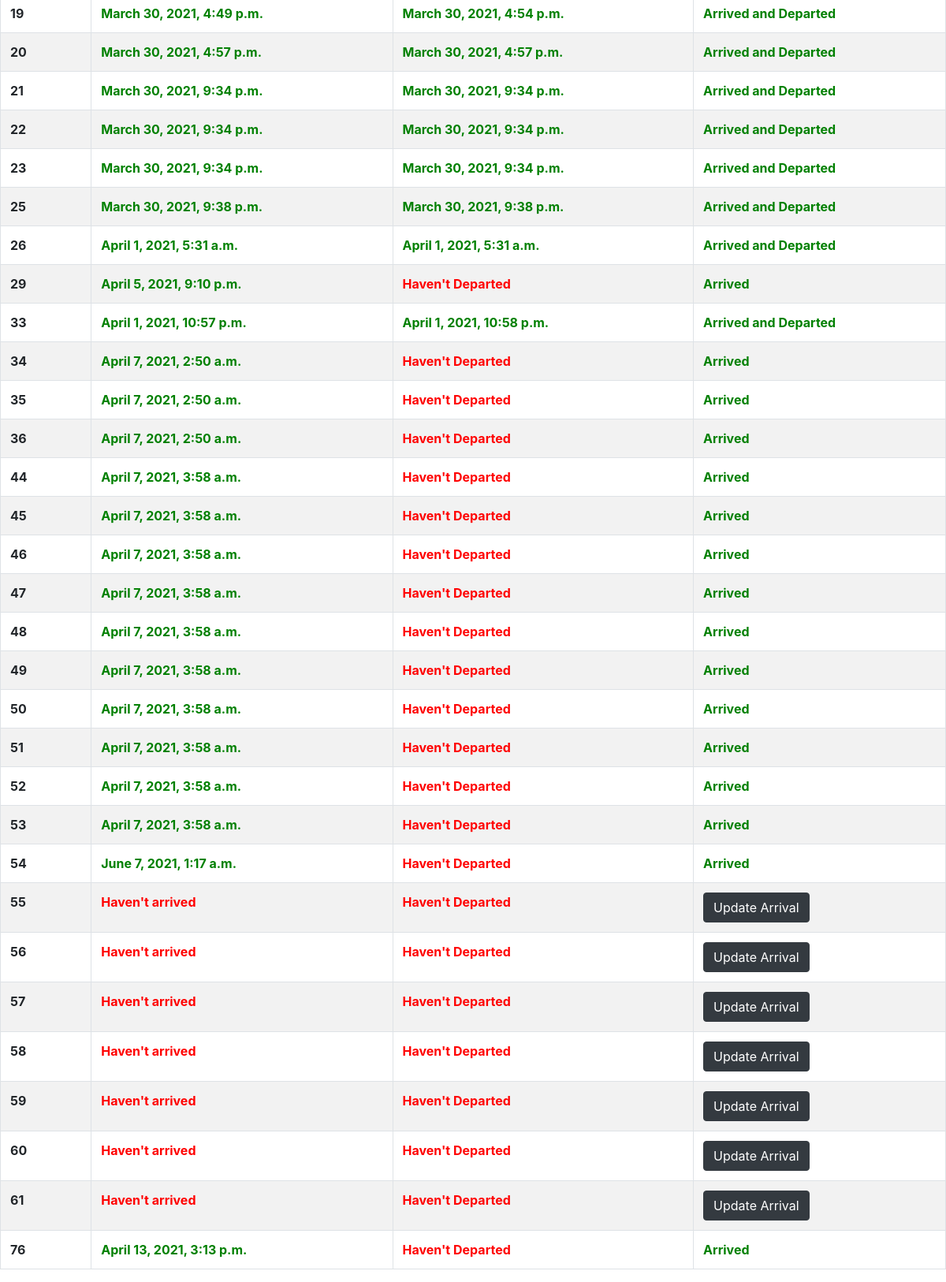
Page /dashboard/district/thane/ (signed in, lower part) on the earlier database version.
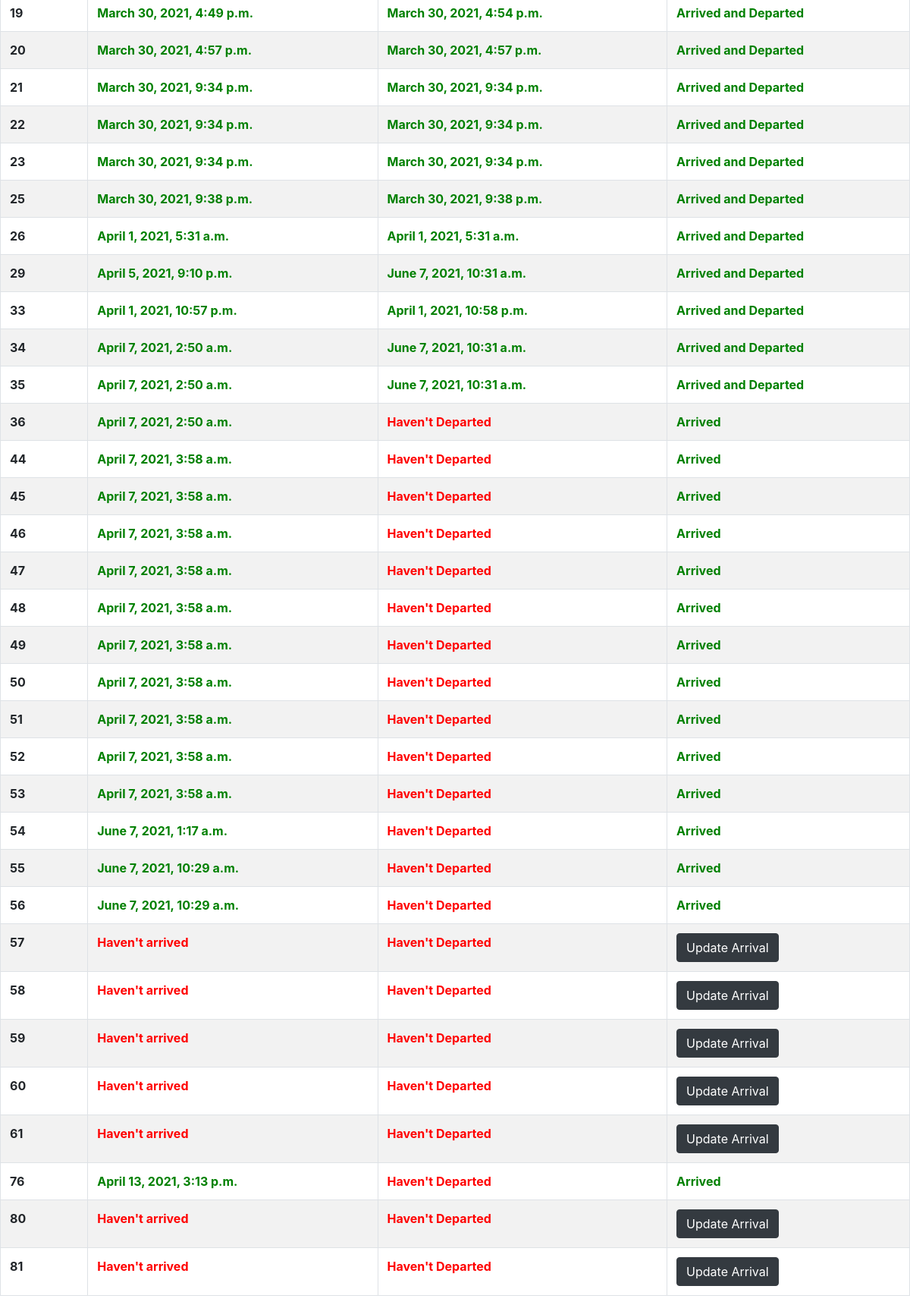
Same page on the later database version.
### vaccine_app/models.py (models this page shows, shortened)
class DistrictVaccineData(models.Model):
    district = models.ForeignKey(District,on_delete=models.CASCADE,related_name="districtVaccine")
    lot = models.OneToOneField(VaccineLot, on_delete=models.CASCADE,related_name="districtVaccine")
    arrivalTimestamp = models.DateTimeField(blank = True, null=True, default=None)
    departureTimestamp = models.DateTimeField(blank = True, null=True, default=None)

class VaccineLot(models.Model):
    lotId = models.AutoField(primary_key=True)
    status=models.CharField(max_length = 20, choices = lot_status, default = 'produced')
    productionTimestamp = models.DateTimeField(auto_now_add=True)
    departureTimestamp = models.DateTimeField(blank = True, null=True, default=None)
    countOfDosesConsumed = models.IntegerField(default = 0)

### vaccine_app/views.py (the view, shortened to what this page needs)
# urls.py: path('dashboard/district/<name>/',views.district_dash,name='district_dash'),
@login_required
def district_dash(request,name):
    if name=="":
        return redirect('dashboard')
    if verify(request,"district",name):
        district_obj=District.objects.get(name=name)
        centers = Center.objects.filter(district=district_obj)
        vaccine_lots = DistrictVaccineData.objects.filter(district = district_obj)
        error=[]
        return render(request,'district_dash.html',{'centers':centers, 'error':error, 'vaccine_lots':vaccine_lots,'name':name})
    else:
        return redirect('dashboard')

### vaccine_app/views.py (called while the page is built, shortened)
def verify(request,district_or_center,name):
    if district_or_center=="district":
        user=request.user
        if District.objects.filter(name=name).exists():
            district_obj=District.objects.get(name=name)
            if AccessControlListDistrict.objects.filter(person=user,district=district_obj).exists() and user.is_districtadmin:
                return True
            else:
                print("access is not there for user "+user.email)
                return False
        else:
            print("District name is invalid")
            return False
    else:
        print("Invalid district_or_center value")
        return False

### templates/district_dash.html (shortened to what this page needs)
{% extends 'base.html' %}
    {% block content %}
        <br><br>
          <br><br>
          <table class="table table-striped table-bordered">
            <tbody>
            {% for lot in vaccine_lots %}
              <tr>
                <th scope="row">{{ lot.lot.lotId }}</th>
                <td>
                  {% if lot.arrivalTimestamp == None %}
                    <b style="color:red;">Haven't arrived</b>
                  {% else %}
                    <b style="color:green;">{{lot.arrivalTimestamp}}</b>
                  {% endif %}
                </td>
                <td>
                  {% if lot.departureTimestamp == None %}
                    <b style="color:red;">Haven't Departed</b>
                  {% else %}
                    <b style="color:green;">{{lot.departureTimestamp}}</b>
                  {% endif %}
                </td>
                {% if lot.arrivalTimestamp == None %}
                  <td><a href="/district/{{name}}/updateArrivalTimeDistrict/{{ lot.lot.lotId }}"><button type="button" class="btn btn-dark">Update Arrival</button></a>
                {% else %}
                  <td>
                    <b style="color:green;">Arrived
                    {% if lot.departureTimestamp != None %}
                    and Departed
                    {% endif %}
                    </b>
                  </td>
                {% endif %}
              </tr>
            {% endfor %}
            </tbody>
          </table>
    {% endblock content %}

Differences in the rows shown:
changed DistrictVaccineData "April 5, 2021, 9:10 p.m.": departureTimestamp (not shown) → "June 7, 2021, 10:31 a.m."; departureTimestamp "Haven't Departed" → "and Departed"
changed DistrictVaccineData (number 10 of 33 on the later page): departureTimestamp (not shown) → "June 7, 2021, 10:31 a.m."; departureTimestamp "Haven't Departed" → "and Departed"
changed DistrictVaccineData (number 11 of 33 on the later page): departureTimestamp (not shown) → "June 7, 2021, 10:31 a.m."; departureTimestamp "Haven't Departed" → "and Departed"
changed DistrictVaccineData (number 24 of 33 on the later page): arrivalTimestamp (not shown) → "June 7, 2021, 10:29 a.m."; arrivalTimestamp "Haven't arrived Update Arrival" → "Arrived"
changed DistrictVaccineData (number 25 of 33 on the later page): arrivalTimestamp (not shown) → "June 7, 2021, 10:29 a.m."; arrivalTimestamp "Haven't arrived Update Arrival" → "Arrived"
added DistrictVaccineData: lot.lotId "80", shows "Haven't arrived", shows "Haven't Departed"
added DistrictVaccineData: lot.lotId "81", shows "Haven't arrived", shows "Haven't Departed"
